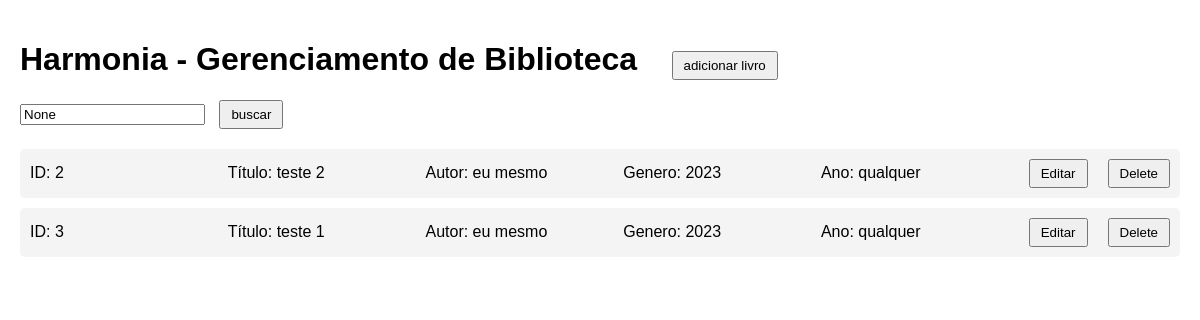
Before: / with the older database file.
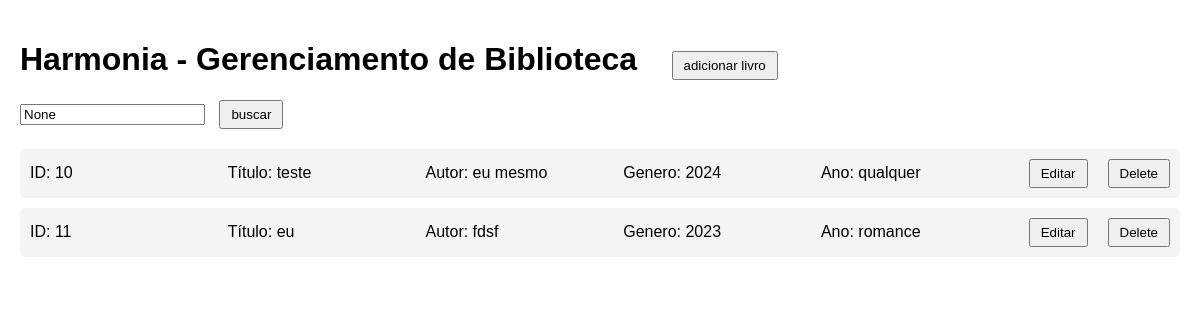
After: the same page with the newer database file.
### tables this page shows
CREATE TABLE books (
        id INTEGER PRIMARY KEY AUTOINCREMENT,
        title TEXT NOT NULL,
        author TEXT NOT NULL,
        year TEXT NOT NULL
    , genre TEXT NOT NULL DEFAULT '', edition_id TEXT NOT NULL DEFAULT '');

### app.py (the view)
@app.route('/')
def index():
    search_query = request.args.get('search')
    conn = get_db()
    cur = conn.cursor()
    if search_query:
        cur.execute("""
            SELECT * FROM books
            WHERE id LIKE ?
            OR title LIKE ?
            OR author LIKE ?
            OR genre LIKE ?
            OR year LIKE ?""",
                    ('%' + search_query + '%',
                     '%' + search_query + '%',
                     '%' + search_query + '%',
                     '%' + search_query + '%',
                     '%' + search_query + '%'))
    else:
        cur.execute('SELECT * FROM books')
    books = cur.fetchall()
    conn.close()
    return render_template('index.html', books=books, search_query=search_query)

### app.py (called while the page is built)
def get_db():
    conn = sqlite3.connect(DATABASE)
    return conn

### templates/index.html (shortened to what this page needs)
<!DOCTYPE html>
<html lang="en">
<head>
</head>
<body>
    <h1>Harmonia - Gerenciamento de Biblioteca</h1>
    <a href="{{ url_for('add_book') }}"><button>adicionar livro</button></a>
    <form class="search-bar" method="get" action="{{ url_for('index') }}">
        <input type="text" name="search" placeholder="Search for books" value="{{ search_query }}">
        <button type="submit">buscar</button>
    </form>
    <ul>
        {% for book in books %}
        <li>
            <span>ID: {{ book[0] }}</span>
            <span>Título: {{ book[1] }}</span>
            <span>Autor: {{ book[2] }}</span>
            <span>Genero: {{ book[3] }}</span>
            <span>Ano: {{ book[4] }}</span>
            <div class="actions">
                <a href="{{ url_for('edit_book', id=book[0]) }}"><button>Editar</button></a>
                <a href="{{ url_for('delete_book', id=book[0]) }}"><button>Delete</button></a>
            </div>
        </li>
        {% endfor %}
    </ul>
</body>
</html>

### templates/index.html (style rules this page uses)
body { font-family: Arial, sans-serif; margin: 20px; }
h1 { display: inline-block; margin-right: 20px; }
button { padding: 5px 10px; margin-left: 10px; }
ul { list-style-type: none; padding: 0; }
li { background-color: #f4f4f4; margin-bottom: 10px; padding: 10px; border-radius: 5px; display: flex; justify-content: space-between; align-items: center; }
li span { flex: 1; margin-right: 10px; }
li .actions { display: flex; gap: 10px; }
.search-bar { margin-bottom: 20px; }

Changed rows visible on the page:
removed books: id "2", title "teste 2", author "eu mesmo", year "2023", genre "qualquer"
removed books: id "3", title "teste 1", author "eu mesmo", year "2023", genre "qualquer"
added books: id "10", title "teste", author "eu mesmo", year "2024", genre "qualquer"
added books: id "11", title "eu", author "fdsf", year "2023", genre "romance"
